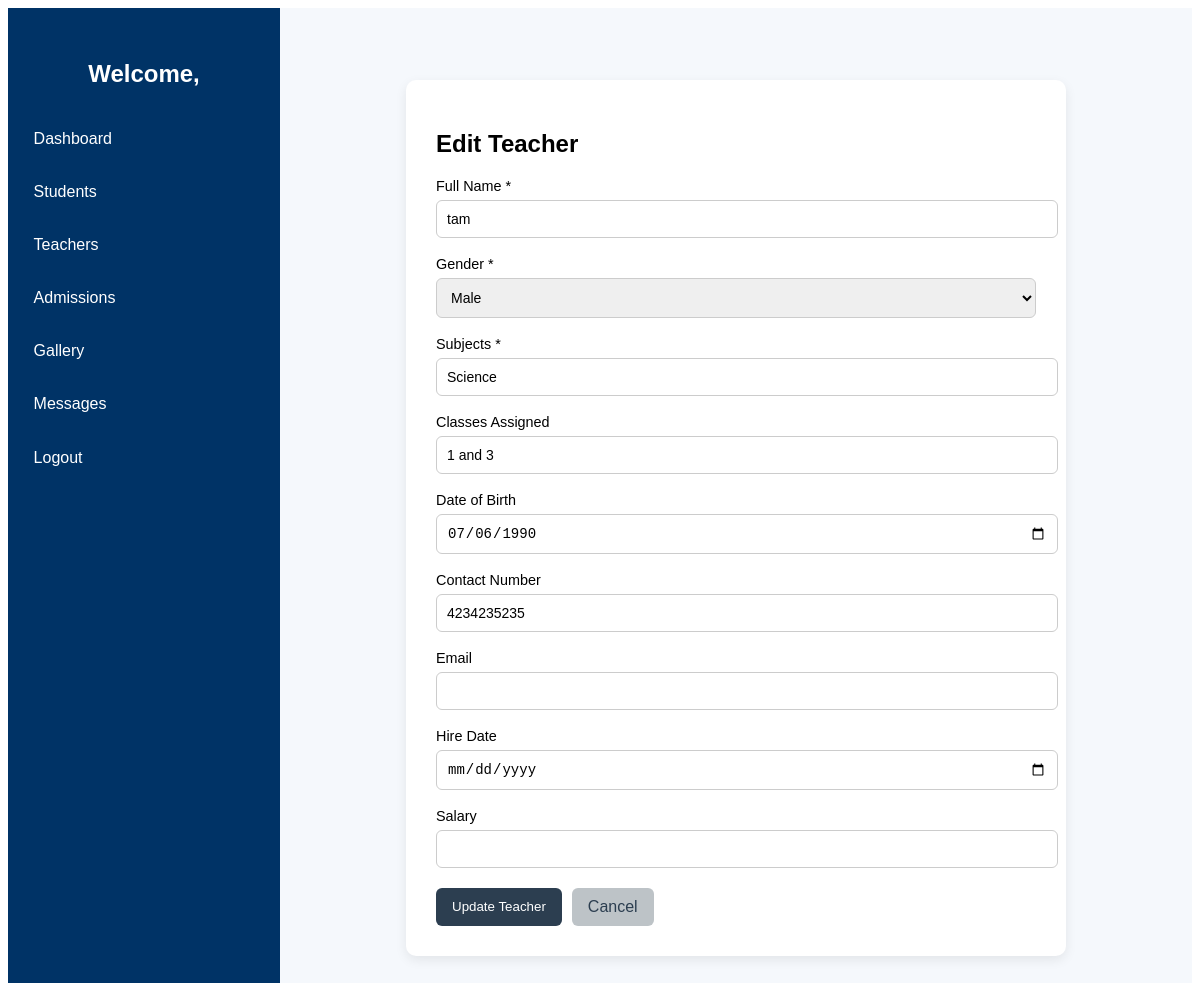
Screenshot of /admin/teachers/edit/1 (signed in) with the database file from the repository.
### app.py (models this page shows)
class Teacher(db.Model):
    id = db.Column(db.Integer, primary_key=True)
    full_name = db.Column(db.String(150), nullable=False)
    dob = db.Column(db.String(50))  # Store as string for simplicity, could be Date
    gender = db.Column(db.String(20), nullable=False)
    contact_number = db.Column(db.String(50))
    email = db.Column(db.String(100))
    subjects = db.Column(db.String(200), nullable=False)
    classes_assigned = db.Column(db.String(200))  # Comma separated or JSON
    hire_date = db.Column(db.String(50))
    salary = db.Column(db.Float)

### app.py (the view, shortened to what this page needs)
@app.route("/admin/teachers/edit/<int:id>", methods=["GET", "POST"])
def edit_teacher(id):
    if "admin" not in session:
        return redirect(url_for("admin_login"))
    teacher = Teacher.query.get_or_404(id)
    return render_template("editTeacher.html", teacher=teacher)

### templates/editTeacher.html (shortened to what this page needs)
{% extends "adminBase.html" %}
{% block content %}
<div class="form-container">
    <div class="form-card">
        <h2>Edit Teacher</h2>
        <form method="POST">
            <div class="form-group">
                <label>Full Name *</label>
                <input type="text" name="full_name" value="{{ teacher.full_name }}" required>
            </div>
            <div class="form-group">
                <label>Gender *</label>
                <select name="gender" required>
                    <option value="Male" {% if teacher.gender == "Male" %}selected{% endif %}>Male</option>
                </select>
            </div>
            <div class="form-group">
                <label>Subjects *</label>
                <input type="text" name="subjects" value="{{ teacher.subjects }}" required>
            </div>
            <div class="form-group">
                <label>Classes Assigned</label>
                <input type="text" name="classes_assigned" value="{{ teacher.classes_assigned }}">
            </div>
            <div class="form-group">
                <label>Date of Birth</label>
                <input type="date" name="dob" value="{{ teacher.dob }}">
            </div>
            <div class="form-group">
                <label>Contact Number</label>
                <input type="text" name="contact_number" value="{{ teacher.contact_number }}">
            </div>
            <div class="form-group">
                <label>Email</label>
                <input type="email" name="email" value="{{ teacher.email }}">
            </div>
            <div class="form-group">
                <label>Hire Date</label>
                <input type="date" name="hire_date" value="{{ teacher.hire_date }}">
            </div>
            <div class="form-group">
                <label>Salary</label>
                <input type="number" step="0.01" name="salary" value="{{ teacher.salary }}">
            </div>
            <div class="form-actions">
                <button type="submit" class="btn-primary">Update Teacher</button>
                <a href="{{ url_for('teachers') }}" class="btn-secondary">Cancel</a>
            </div>
        </form>
    </div>
</div>
{% endblock %}

### static/css/admin.css (style rules this page uses)
.form-group { text-align: left; margin-bottom: 1.2rem; }
.form-group label { display: block; font-size: 0.9rem; margin-bottom: 0.4rem; }
.form-group input { width: 100%; padding: 0.7rem; border-radius: 8px; border: 1px solid #ccc; font-size: 0.9rem; }
.form-card { background: #ffffff; width: 100%; max-width: 850px; border-radius: 14px; padding: 35px 40px; box-shadow: 0 8px 25px rgba(0,0,0,0.06); }
.btn-primary { background: #2563eb; color: white; padding: 10px 22px; border-radius: 8px; border: none; font-weight: 500; cursor: pointer; transition: 0.2s ease; }
.btn-secondary { background: #f3f4f6; color: #374151; padding: 10px 22px; border-radius: 8px; text-decoration: none; font-weight: 500; transition: 0.2s ease; }
.form-card { background-color: #fff; padding: 25px; border-radius: 10px; box-shadow: 0px 6px 18px rgba(0,0,0,0.1); max-width: 600px; margin: auto; }
.form-container { display: flex; flex-direction: column; justify-content: center; align-items: center; min-height: 80vh; padding: 20px; }
.form-container { display: flex; justify-content: center; align-items: center; padding: 40px 0; }
.form-card { background: #ffffff; width: 600px; padding: 30px; border-radius: 10px; box-shadow: 0 4px 12px rgba(0,0,0,0.08); }
.form-card h2 { margin-bottom: 20px; font-weight: 600; }
.form-group { margin-bottom: 18px; display: flex; flex-direction: column; }
.form-group label { margin-bottom: 6px; font-weight: 500; }
.form-group input, .form-group select { padding: 10px; border-radius: 6px; border: 1px solid #ccc; font-size: 14px; }
.form-actions { margin-top: 20px; display: flex; gap: 10px; }
.btn-primary { background-color: #2c3e50; color: white; border: none; padding: 10px 16px; border-radius: 6px; cursor: pointer; }
.btn-secondary { background-color: #bdc3c7; color: #2c3e50; padding: 10px 16px; border-radius: 6px; text-decoration: none; }

### rows the page displays
Teacher: full_name "tam", gender "Male", subjects "Science", classes_assigned "1 and 3", dob "07/06/1990", contact_number "4234235235"
